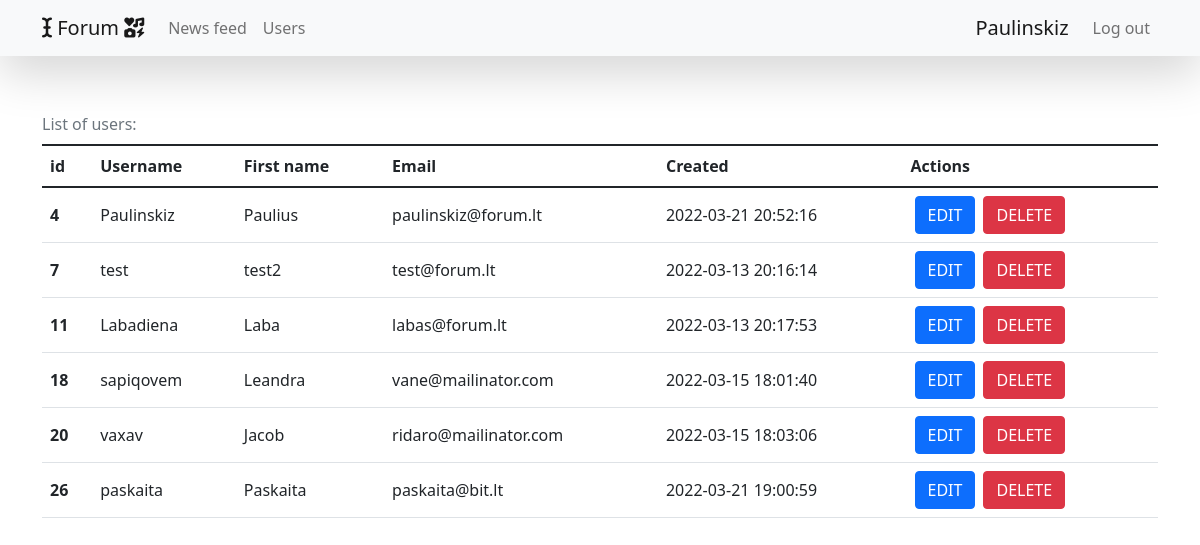
Page /views/users.php (signed in) on the committed database.
### tables this page shows
CREATE TABLE `users` (
  `id` int(10) UNSIGNED NOT NULL,
  `first_name` varchar(100) NOT NULL,
  `last_name` varchar(100) NOT NULL,
  `username` varchar(100) NOT NULL,
  `email` varchar(255) NOT NULL,
  `password` varchar(100) NOT NULL,
  `role_id` int(10) UNSIGNED NOT NULL DEFAULT 2,
  `created` datetime NOT NULL DEFAULT current_timestamp(),
  `last_modified` datetime NOT NULL DEFAULT current_timestamp() ON UPDATE current_timestamp()
);

### views/users.php (the view, shortened to what this page needs)
<?php
include '../layouts/header.php';
require_once '../db_connect.php';
try {
    $sql = "SELECT * FROM users";
    $query = $conn->prepare($sql);
    $query->execute();
    $result = $query->fetchAll();
} catch (PDOException $e) {
    echo 'Error!! --- '.$e->getMessage();
}
?>
<div class="container my-5">
    <table class="table caption-top align-middle">
        <caption>List of users:</caption>
        <thead>
            <tr>
                <th scope="col">id</th>
                <th scope="col">Username</th>
                <th scope="col">First name</th>
                <th scope="col">Email</th>
                <th scope="col">Created</th>
                <th scope="col">Actions</th>
            </tr>
        </thead>
        <tbody>
            <?php
            foreach ($result as $user) {
                echo
                '<tr><th scope="row">'.$user['id'].'</th><td>'.$user['username'].'</td><td>'.$user['first_name'].'</td><td>'.$user['email'].'</td><td>'.$user['created'].'</td><td>';
                if ($_SESSION['role'] == 1) {
                    echo '<a href="user_edit.php?userId='.$user['id'].'" class="btn btn-primary mx-1">EDIT</a><form action="../scripts/user_delete.php" method="POST" class="d-inline mx-1"><input type="hidden" name="id" value="'.$user['id'].'"><input type="submit" class="btn btn-danger" value="DELETE"></form>';
                }
                echo '</td></tr>';
            }
            ?>
        </tbody>
    </table>
</div>
<?php
include '../layouts/footer.php';
?>

### layouts/header.php (shortened to what this page needs)
<!DOCTYPE html>
<html lang="en">
<head>
    <link rel="stylesheet" href="https://cdnjs.cloudflare.com/ajax/libs/font-awesome/6.0.0/css/all.min.css" />
    <link href="https://cdn.jsdelivr.net/npm/bootstrap@5.1.3/dist/css/bootstrap.min.css" rel="stylesheet">
    <link rel="stylesheet" href="../dist/style.css">
</head>
<body>
<nav class="navbar navbar-expand-lg navbar-light bg-light shadow-lg">
  <div class="container">
    <a class="navbar-brand" href="http://localhost/lecturePractice/mini_forum/">
        <i class="fa-solid fa-i-cursor"></i>
        Forum
        <i class="fa-solid fa-icons"></i>
    </a>
    <div class="collapse navbar-collapse" id="navbarNav">
        <ul class="navbar-nav me-auto">
            <li class="nav-item">
                <a class="nav-link <?php if(!isset($_SESSION['username'])){echo 'disabled';} ?>" href="../views/main.php">News feed</a>
            </li>
            <li class="nav-item">
                <a class="nav-link <?php if(!isset($_SESSION['username'])){echo 'disabled';} ?>" href="../views/users.php">Users</a>
            </li>
        </ul>
        <ul class="navbar-nav ms-auto">
            <?php
                if (!isset($_SESSION['username'])) {
                    echo
                    '<li class="nav-item">
                    <a class="nav-link" href="http://localhost/lecturePractice/mini_forum/views/register.php">Register</a>
                    </li>
                    <li class="nav-item">
                        <a class="nav-link" href="http://localhost/lecturePractice/mini_forum/views/login.php">Log in</a>
                    </li>';
                } else {
                    echo
                    '<a class="navbar-brand" href="../views/profile.php">'.$_SESSION['username'].'</a>
                    <li class="nav-item">
                        <a class="nav-link" href="../scripts/logout.php">Log out</a>
                    </li>';
                }
            ?>
        </ul>
    </div>
  </div>
</nav>

### layouts/footer.php (shortened to what this page needs)
</body>
</html>

### rows in the picture
users: id "4", username "Paulinskiz", first_name "Paulius", email "paulinskiz@forum.lt", created "2022-03-21 20:52:16"
users: id "7", username "test", first_name "test2", email "test@forum.lt", created "2022-03-13 20:16:14"
users: id "11", username "Labadiena", first_name "Laba", email "labas@forum.lt", created "2022-03-13 20:17:53"
users: id "18", username "sapiqovem", first_name "Leandra", email "vane@mailinator.com", created "2022-03-15 18:01:40"
users: id "20", username "vaxav", first_name "Jacob", email "ridaro@mailinator.com", created "2022-03-15 18:03:06"
users: id "26", username "paskaita", first_name "Paskaita", email "paskaita@bit.lt", created "2022-03-21 19:00:59"

### other values in the picture
$_SESSION['username'] "Paulinskiz"
